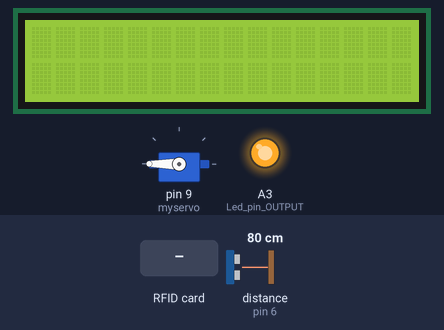
Bench run of a sketch on a simulated Arduino Uno, built with avr-gcc and run on an emulated ATmega328P. On the bench: servo, 16×2 character LCD, output pins drawn as LEDs (lit = HIGH). Wiring (inferred from the names in the program): ultrasonic range finder: trigger pin 7; echo pin 6. The test bench sets the inputs (shaded band); at power-on: distance to the obstacle (sensor on pin 6) 80 cm. The echo pulse lasts 58.3 µs per cm; pins used as bus, display or sensor lines are not drawn; what the sketch prints to the serial monitor is not drawn.

Above: at 1.3 s.
1.4 s: RFID card 5E 7A 19 C4 held to the reader
At 2.7 s:
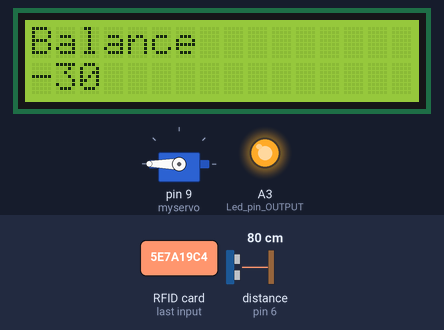
3.0 s: distance to the obstacle (sensor on pin 6) set to 13 cm
4.8 s: distance to the obstacle (sensor on pin 6) set to 10 cm
At 5.7 s:
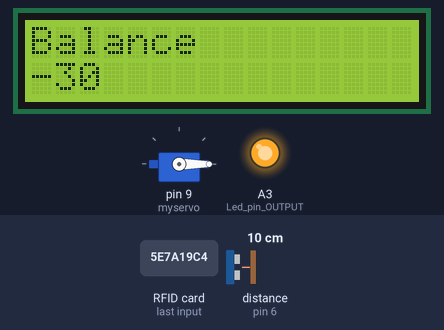
6.3 s: RFID card 5E 7A 19 C4 held to the reader
At 7.3 s:
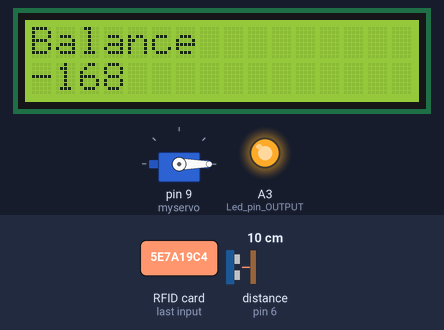
7.9 s: distance to the obstacle (sensor on pin 6) set to 18 cm
At 9.9 s:
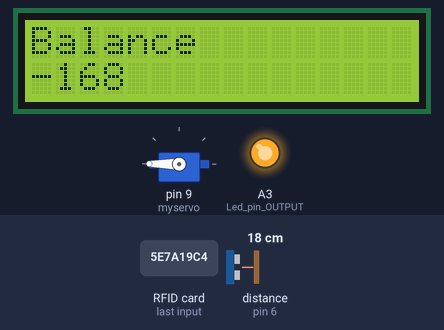
10.9 s: distance to the obstacle (sensor on pin 6) set to 4 cm
At 11.7 s:
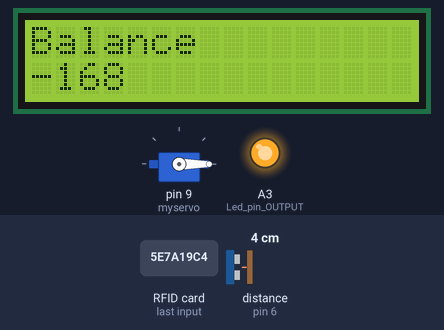
Timing chart, 0 to 13.4 s (numbered marks = the images above; inputs shaded):
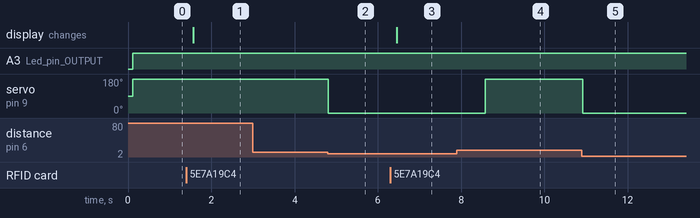

The sketch:

Bus.ino
```cpp
#include <Servo.h>// library for servo motor
#include <LiquidCrystal.h>// library for LCD
#include <SPI.h>// library for rfid
#include <MFRC522.h>// library for rfid
//#include "pitches.h" //add Equivalent frequency for musical note
//#include "themes.h" //add Note vale and duration
Servo myservo;  // create servo object to control a servo

//Arduino pins for LCD
LiquidCrystal lcd(A1, A0, 5, 4, 3, 2);// Arduino pins for LCD

//Arduino pins for RFID
#define RST_PIN         8           // Configurable, see typical pin layout above
#define SS_PIN          10          // Configurable, see typical pin layout above

MFRC522 mfrc522(SS_PIN, RST_PIN);   // Create MFRC522 instance

//Arduino pins for Ultrasonic sensor
#define echoPin 6 // attach pin D2 Arduino to pin Echo of HC-SR04
#define trigPin 7 //attach pin D3 Arduino to pin Trig of HC-SR04

int pos = 0;    // variable to store the servo position

// define variables
long duration; // variable for the duration of sound wave travel
int distance; // variable for the distance measurement
int object_distance; // variable for the distance measurement
int fare; // Cost of travelling
const int buzzer = A2;
String bal;

void setup() {
  myservo.attach(9);  // attaches the servo on pin 9 to the servo object
  pinMode(trigPin, OUTPUT); // Sets the trigPin as an OUTPUT
  pinMode(echoPin, INPUT); // Sets the echoPin as an INPUT
  pinMode(buzzer, INPUT_PULLUP); //Button 1 with internal pull up
  Serial.begin(9600); // // Serial Communication is starting with 9600 of baudrate speed
  SPI.begin();               // Init SPI bus
  mfrc522.PCD_Init();        // Init MFRC522 card
  Serial.println(F("Read & Write personal data on a MIFARE PICC "));
  lcd.begin(16,2); // initializing the LCD
  //lcd.setCursor(0,0); // setting the place for displaying the first data line
  //lcd.print("Braking Test"); //data to be displayed
  pinMode (A3, OUTPUT); // Led pin OUTPUT
}

void loop() {
  digitalWrite(A3,HIGH);
  // Clears the trigPin condition
  digitalWrite(trigPin, LOW);
  delayMicroseconds(2);
  // Sets the trigPin HIGH (ACTIVE) for 10 microseconds
  digitalWrite(trigPin, HIGH);
  delayMicroseconds(10);
  digitalWrite(trigPin, LOW);
  // Reads the echoPin, returns the sound wave travel time in microseconds
  duration = pulseIn(echoPin, HIGH);
  // Calculating the distance
  distance = 94 - (duration * 0.034 / 2); // Speed of sound wave divided by 2 (go and back)
  object_distance = duration * 0.034 / 2; // Distance of any object in front of Ultrasonic sensor
  fare=distance*2;
  // Displays the distance on the Serial Monitor
  Serial.print("Distance: ");
  Serial.print(distance);
  Serial.println(" cm");
  /*
  lcd.setCursor(2,0);
  lcd.print("Distance");
  lcd.setCursor(6,1);
  lcd.print(distance);
  delay(100); // keep the text on LCD 1 second
  lcd.clear();
  delay(10);*/
  if(object_distance >= 10){
    for (pos = 180; pos >= 0; pos -= 1) { // goes from 180 degrees to 0 degrees
    myservo.write(pos);              // tell servo to go to position in variable 'pos'
    break;
  }}
  if(object_distance <= 10){
    for (pos = 0; pos <= 180; pos += 1) { // goes from 0 degrees to 180 degrees
    myservo.write(pos);              // tell servo to go to position in variable 'pos'
    /*
    tone(buzzer, 100); // Send 1KHz sound signal...
    delay(1000);        // ...for 1 sec
    noTone(buzzer);     // Stop sound...
    delay(1000);        // ...for 1sec*/
    //Play_CrazyFrog();
    break;
  }}

// Prepare key - all keys are set to FFFFFFFFFFFFh at chip delivery from the factory.
  MFRC522::MIFARE_Key key;
  for (byte i = 0; i < 6; i++) key.keyByte[i] = 0xFF;

  //some variables we need
  byte block;
  byte len;
  MFRC522::StatusCode status;

  //-------------------------------------------

  // Reset the loop if no new card present on the sensor/reader. This saves the entire process when idle.
  if ( ! mfrc522.PICC_IsNewCardPresent()) {
    return;
  }

  // Select one of the cards
  if ( ! mfrc522.PICC_ReadCardSerial()) {
    return;
  }

  Serial.println(F("**Card Detected:**"));

  //-------------------------------------------

  mfrc522.PICC_DumpDetailsToSerial(&(mfrc522.uid)); //dump some details about the card

  //mfrc522.PICC_DumpToSerial(&(mfrc522.uid));      //uncomment this to see all blocks in hex

  //-------------------------------------------

  Serial.print(F("Balance: "));

  byte buffer1[18];

  block = 4;
  len = 18;

  //------------------------------------------- GET FIRST NAME
  status = mfrc522.PCD_Authenticate(MFRC522::PICC_CMD_MF_AUTH_KEY_A, 4, &key, &(mfrc522.uid)); //line 834 of MFRC522.cpp file
  if (status != MFRC522::STATUS_OK) {
    Serial.print(F("Authentication failed: "));
    Serial.println(mfrc522.GetStatusCodeName(status));
    return;
  }

  status = mfrc522.MIFARE_Read(block, buffer1, &len);
  if (status != MFRC522::STATUS_OK) {
    Serial.print(F("Reading failed: "));
    Serial.println(mfrc522.GetStatusCodeName(status));
    return;
  }

  //PRINT FIRST NAME
  for (uint8_t i = 0; i < 16; i++)
  {
    if (buffer1[i] != 32)
    {
      bal=bal+char(buffer1[i]);
      Serial.write(buffer1[i]);
    }
  }
  Serial.print(" ");


  //----------------------------------------

  Serial.println(F("\n**End Reading**\n"));
  Serial.println(bal);
  Serial.println(bal.toInt()-fare);
  int rem_bal=bal.toInt()-fare;
  bal="";


   Serial.println("Writing to Data Block...");
   byte blockData [16] = {rem_bal};
   int blockNum = 4;
   WriteDataToBlock(blockNum, blockData);
  lcd.setCursor(0,0);
  lcd.print("Balance");
  lcd.setCursor(0,1);
  lcd.print(rem_bal);

   Serial.print("\n");
   byte readBlockData[18];
   Serial.println("Reading from Data Block...");
   ReadDataFromBlock(blockNum, readBlockData);
   //mfrc522.PICC_DumpToSerial(&(mfrc522.uid));

   Serial.print("\n");
   Serial.print("Data in Block:");
   Serial.print(blockNum);
   Serial.print(" --> ");
   for (int j=0 ; j<16 ; j++)
   {
     Serial.write(readBlockData[j]);
   }
   Serial.print("\n");
  delay(2000); //change value if you want to read cards faster

  mfrc522.PICC_HaltA();
  mfrc522.PCD_StopCrypto1();
}

MFRC522::StatusCode status;
MFRC522::MIFARE_Key key;
byte bufferLen = 18;

void WriteDataToBlock(int blockNum, byte blockData[])
{
  /* Authenticating the desired data block for write access using Key A */
  status = mfrc522.PCD_Authenticate(MFRC522::PICC_CMD_MF_AUTH_KEY_A, blockNum, &key, &(mfrc522.uid));
  if (status != MFRC522::STATUS_OK)
  {
    Serial.print("Authentication failed for Write: ");
    Serial.println(mfrc522.GetStatusCodeName(status));
    return;
  }
  else
  {
    Serial.println("Authentication success");
  }


  /* Write data to the block */
  status = mfrc522.MIFARE_Write(blockNum, blockData, 16);
  if (status != MFRC522::STATUS_OK)
  {
    Serial.print("Writing to Block failed: ");
    Serial.println(mfrc522.GetStatusCodeName(status));
    return;
  }
  else
  {
    Serial.println("Data was written into Block successfully");
  }

}


void ReadDataFromBlock(int blockNum, byte readBlockData[])
{
  /* Authenticating the desired data block for Read access using Key A */
  byte status = mfrc522.PCD_Authenticate(MFRC522::PICC_CMD_MF_AUTH_KEY_A, blockNum, &key, &(mfrc522.uid));

  if (status != MFRC522::STATUS_OK)
  {
     Serial.print("Authentication failed for Read: ");
     Serial.println(mfrc522.GetStatusCodeName(status));
     return;
  }
  else
  {
    Serial.println("Authentication success");
  }

  /* Reading data from the Block */
  status = mfrc522.MIFARE_Read(blockNum, readBlockData, &bufferLen);
  if (status != MFRC522::STATUS_OK)
  {
    Serial.print("Reading failed: ");
    Serial.println(mfrc522.GetStatusCodeName(status));
    return;
  }
  else
  {
    Serial.println("Block was read successfully");
  }

}
```

Measured:
- the behaviour switches between 12 and 11 cm on distance to the obstacle (sensor on pin 6) (found by bisection; images 1 and 2)
- after the input at 1.4 s, the display: changes after 0.17 s (image 1)
- after the input at 3.0 s, every drawn part: stays the same
- after the input at 4.8 s, servo on pin 9 (myservo): 180° → 0° at once
- after the input at 6.3 s, the display: changes after 0.15 s (image 3)
- after the input at 7.9 s, servo on pin 9 (myservo): 0° → 180° after 0.68 s
- after the input at 10.9 s, servo on pin 9 (myservo): 180° → 0° at once
